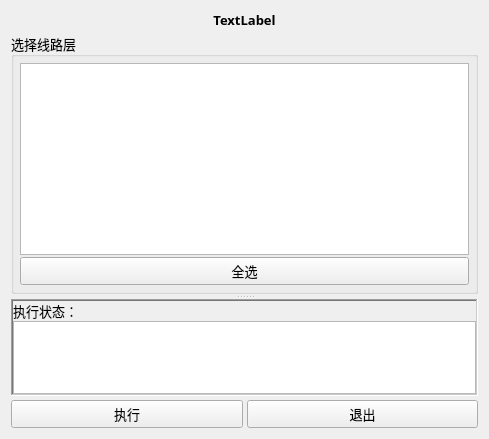
<?xml version="1.0" encoding="UTF-8"?>
<ui version="4.0">
 <class>Form</class>
 <widget class="QWidget" name="Form">
  <property name="geometry">
   <rect>
    <x>0</x>
    <y>0</y>
    <width>489</width>
    <height>439</height>
   </rect>
  </property>
  <property name="font">
   <font>
    <family>微软雅黑</family>
    <pointsize>10</pointsize>
   </font>
  </property>
  <property name="windowTitle">
   <string>更新涨缩测试pad坐标信息</string>
  </property>
  <layout class="QVBoxLayout" name="verticalLayout_3" stretch="0,1,0">
   <property name="spacing">
    <number>4</number>
   </property>
   <item>
    <widget class="QLabel" name="label_title">
     <property name="font">
      <font>
       <family>微软雅黑</family>
       <pointsize>10</pointsize>
       <weight>75</weight>
       <bold>true</bold>
      </font>
     </property>
     <property name="text">
      <string>TextLabel</string>
     </property>
     <property name="alignment">
      <set>Qt::AlignCenter</set>
     </property>
    </widget>
   </item>
   <item>
    <widget class="QSplitter" name="splitter">
     <property name="frameShape">
      <enum>QFrame::NoFrame</enum>
     </property>
     <property name="orientation">
      <enum>Qt::Vertical</enum>
     </property>
     <property name="opaqueResize">
      <bool>false</bool>
     </property>
     <property name="handleWidth">
      <number>5</number>
     </property>
     <property name="childrenCollapsible">
      <bool>true</bool>
     </property>
     <widget class="QGroupBox" name="groupBox">
      <property name="sizePolicy">
       <sizepolicy hsizetype="Preferred" vsizetype="Expanding">
        <horstretch>0</horstretch>
        <verstretch>0</verstretch>
       </sizepolicy>
      </property>
      <property name="title">
       <string>选择线路层</string>
      </property>
      <layout class="QVBoxLayout" name="verticalLayout" stretch="1,0">
       <property name="spacing">
        <number>2</number>
       </property>
       <property name="leftMargin">
        <number>6</number>
       </property>
       <property name="topMargin">
        <number>6</number>
       </property>
       <property name="rightMargin">
        <number>6</number>
       </property>
       <property name="bottomMargin">
        <number>6</number>
       </property>
       <item>
        <widget class="QListWidget" name="listWidget">
         <property name="sizePolicy">
          <sizepolicy hsizetype="Expanding" vsizetype="Expanding">
           <horstretch>0</horstretch>
           <verstretch>1</verstretch>
          </sizepolicy>
         </property>
         <property name="focusPolicy">
          <enum>Qt::NoFocus</enum>
         </property>
        </widget>
       </item>
       <item>
        <widget class="QPushButton" name="pushButton_toggle_select">
         <property name="sizePolicy">
          <sizepolicy hsizetype="Minimum" vsizetype="Preferred">
           <horstretch>0</horstretch>
           <verstretch>0</verstretch>
          </sizepolicy>
         </property>
         <property name="cursor">
          <cursorShape>PointingHandCursor</cursorShape>
         </property>
         <property name="text">
          <string>全选</string>
         </property>
        </widget>
       </item>
      </layout>
     </widget>
     <widget class="QFrame" name="frame">
      <property name="sizePolicy">
       <sizepolicy hsizetype="Preferred" vsizetype="Preferred">
        <horstretch>0</horstretch>
        <verstretch>1</verstretch>
       </sizepolicy>
      </property>
      <property name="frameShape">
       <enum>QFrame::WinPanel</enum>
      </property>
      <property name="frameShadow">
       <enum>QFrame::Sunken</enum>
      </property>
      <layout class="QVBoxLayout" name="verticalLayout_2" stretch="0,1">
       <property name="spacing">
        <number>0</number>
       </property>
       <property name="leftMargin">
        <number>0</number>
       </property>
       <property name="topMargin">
        <number>0</number>
       </property>
       <property name="rightMargin">
        <number>0</number>
       </property>
       <property name="bottomMargin">
        <number>0</number>
       </property>
       <item>
        <widget class="QLabel" name="label_2">
         <property name="text">
          <string>执行状态：</string>
         </property>
        </widget>
       </item>
       <item>
        <widget class="QTextEdit" name="textEdit_log">
         <property name="font">
          <font>
           <family>宋体</family>
           <pointsize>9</pointsize>
          </font>
         </property>
         <property name="frameShadow">
          <enum>QFrame::Sunken</enum>
         </property>
         <property name="readOnly">
          <bool>true</bool>
         </property>
        </widget>
       </item>
      </layout>
     </widget>
    </widget>
   </item>
   <item>
    <layout class="QHBoxLayout" name="horizontalLayout">
     <item>
      <widget class="QPushButton" name="pushButton_exec">
       <property name="cursor">
        <cursorShape>PointingHandCursor</cursorShape>
       </property>
       <property name="text">
        <string>执行</string>
       </property>
      </widget>
     </item>
     <item>
      <widget class="QPushButton" name="pushButton_exit">
       <property name="cursor">
        <cursorShape>PointingHandCursor</cursorShape>
       </property>
       <property name="text">
        <string>退出</string>
       </property>
      </widget>
     </item>
    </layout>
   </item>
  </layout>
 </widget>
 <resources/>
 <connections/>
</ui>
